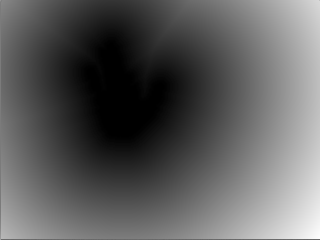
%> input picture htrack/fig/overview/frame_173_dtform.png, 320 x 240 px
$ octave remap_dtform.m   (GNU Octave 9; MATLAB toolbox functions it lacks are replaced by stand-ins)
%> lines starting %> are read from the running program, lines starting %| are printed output that depends on the picture
clc, clear, close all;
I = imread('frame_173_dtform.png');
%> I is the input picture: size 240x320x3 uint8; min 0, max 254, mean 93.5
I = double( rgb2gray(I) );
%> I: size 240x320 double


h = fspecial('gaussian');
I = imfilter(I,h);

% load colormap.mat C
C = hot(2000);
imagesc(I)
colormap(C)
caxis([0,70])
imwrite(I,'frame_173_dtform_remap.png');
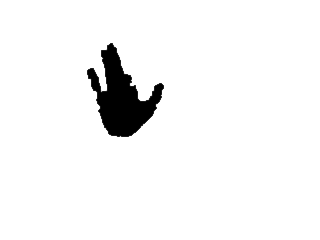
%> saved as frame_173_dtform_remap.png: size 240x320 uint8; min 0, max 255, mean 244.1
axis off
axis image
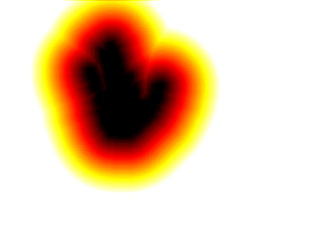
%> displayed picture: size 240x320x3, on the screen's scale of 0 to 255; mean R, G, B 231.3, 202.5, 172.7

% figure(2)
% pcolor(I);
% shading interp;
